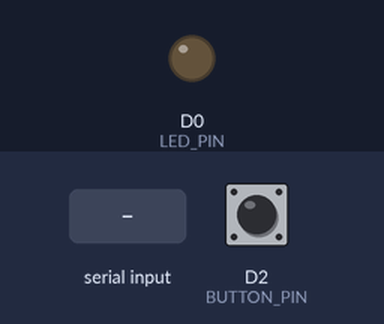
Simulated run of this sketch. Board: ESP8266 (NodeMCU). Parts: output pins drawn as LEDs (lit = HIGH). Dashed ring = blinking. The test bench sets the inputs (shaded band); at power-on: D2 (BUTTON_PIN) HIGH. What the sketch prints to the serial monitor is not drawn.

Above: at 1.2 s.
1.3 s: "BAD\n" received over Serial
At 1.4 s:
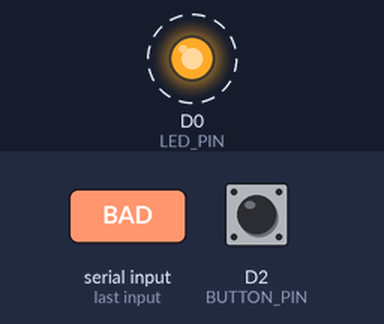
3.3 s: D2 (BUTTON_PIN) pulled LOW for 0.15 s
Timing chart, 0 to 6.3 s (numbered marks = the images above; inputs shaded):
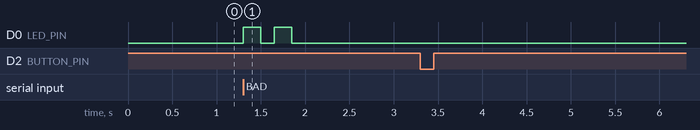

The sketch:

led_feedback.ino
```cpp
/*
 * Guardian — LED Feedback Prototype (Web Serial version)
 * Hardware:
 *   - Yellow LED: D0 (GPIO1), negative to GND
 *   - Tactile button: D2 (GPIO3), other side to GND
 *
 * Flow:
 *   1. Button press → send "REP\n" to browser
 *   2. Browser classifies → sends back "GOOD\n" or "BAD\n"
 *   3. ESP32 blinks LED accordingly
 */

const int LED_PIN    = D0;
const int BUTTON_PIN = D2;

const int BLINK_ON    = 200;
const int BLINK_OFF   = 150;
const int DEBOUNCE_MS = 50;

bool lastButtonState = HIGH;
int  repCount        = 0;
bool waitingForResult = false;

void setup() {
  pinMode(LED_PIN,    OUTPUT);
  pinMode(BUTTON_PIN, INPUT_PULLUP);
  digitalWrite(LED_PIN, LOW);
  Serial.begin(115200);
  Serial.println("READY");
}

void loop() {
  // ── Button detection ──
  bool currentState = digitalRead(BUTTON_PIN);
  if (lastButtonState == HIGH && currentState == LOW && !waitingForResult) {
    delay(DEBOUNCE_MS);
    if (digitalRead(BUTTON_PIN) == LOW) {
      repCount++;
      waitingForResult = true;
      Serial.println("REP");
    }
  }
  lastButtonState = currentState;

  // ── Listen for result from browser ──
  if (Serial.available()) {
    String result = Serial.readStringUntil('\n');
    result.trim();
    if (result == "GOOD") {
      blinkOnce();
      waitingForResult = false;
    } else if (result == "BAD") {
      blinkTwice();
      waitingForResult = false;
    }
  }
}

void blinkOnce() {
  digitalWrite(LED_PIN, HIGH);
  delay(BLINK_ON);
  digitalWrite(LED_PIN, LOW);
}

void blinkTwice() {
  digitalWrite(LED_PIN, HIGH);
  delay(BLINK_ON);
  digitalWrite(LED_PIN, LOW);
  delay(BLINK_OFF);
  digitalWrite(LED_PIN, HIGH);
  delay(BLINK_ON);
  digitalWrite(LED_PIN, LOW);
}
```

Measured:
- after the input at 1.3 s, D0 (LED_PIN): alternates HIGH for 0.20 s and LOW for 0.15 s, 4 changes in all, then stays LOW, starting at once
- after the input at 3.3 s, every drawn part: stays the same
